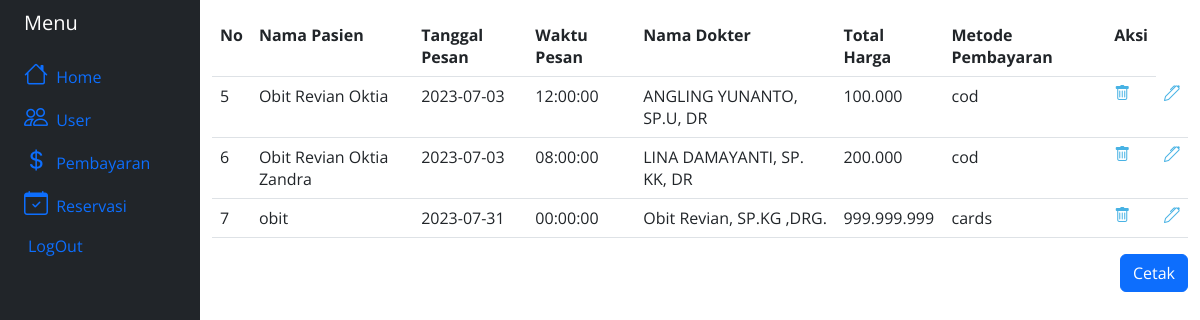
Screenshot of /crudPembayaran.php with the database file from the repository.
### tables this page shows
CREATE TABLE `pembayaran` (
  `id` int(10) NOT NULL,
  `nama` varchar(100) NOT NULL,
  `tanggal` date NOT NULL,
  `waktu` time NOT NULL,
  `dokter` varchar(100) NOT NULL,
  `harga` varchar(50) NOT NULL,
  `metode` varchar(100) NOT NULL
);

### crudPembayaran.php (the view, shortened to what this page needs)
<html lang="en">
    <head>
        <link href="assets/vendor/aos/aos.css" rel="stylesheet">
        <link href="assets/vendor/bootstrap/css/bootstrap.min.css" rel="stylesheet">
        <link href="assets/vendor/bootstrap-icons/bootstrap-icons.css" rel="stylesheet">
        <link href="assets/vendor/boxicons/css/boxicons.min.css" rel="stylesheet">
        <link href="assets/vendor/glightbox/css/glightbox.min.css" rel="stylesheet">
        <link href="assets/vendor/remixicon/remixicon.css" rel="stylesheet">
        <link href="assets/vendor/swiper/swiper-bundle.min.css" rel="stylesheet">
        <link href="assets/css/style.css" rel="stylesheet">
    </head>
    <body>
        <div class="container-fluid">
            <div class="row flex-nowrap">
                <div class="col-auto col-md-3 col-xl-2 px-sm-2 px-0 bg-dark">
                    <div class="d-flex flex-column align-items-center align-items-sm-start px-3 pt-2 text-white min-vh-100">
                        <a href="/" class="d-flex align-items-center pb-3 mb-md-0 me-md-auto text-white text-decoration-none">
                            <span class="fs-5 d-none d-sm-inline">Menu</span>
                        </a>
                        <ul class="nav nav-pills flex-column mb-sm-auto mb-0 align-items-center align-items-sm-start" id="menu">
                            <li class="nav-item">
                                <a href="crud.php" class="nav-link align-middle px-0">
                                    <i class="fs-4 bi-house"></i> <span class="ms-1 d-none d-sm-inline">Home</span>
                                </a>
                            </li>
                            <li>
                                <a href="crudUser.php" data-bs-toggle="collapse" class="nav-link px-0 align-middle ">
                                    <i class="fs-4 bi-people"></i> <span class="ms-1 d-none d-sm-inline">User</span> </a>
                            </li>
                            <li>
                                <a href="crudPembayaran.php" data-bs-toggle="collapse" class="nav-link px-0 align-middle">
                                    <i class="fs-4 bi-currency-dollar"></i></i> <span class="ms-1 d-none d-sm-inline">Pembayaran</span> </a>
                            </li>
                            <li>
                                <a href="crudReservasi.php" data-bs-toggle="collapse" class="nav-link px-0 align-middle">
                                    <i class="fs-4 bi-calendar-check"></i></i> <span class="ms-1 d-none d-sm-inline">Reservasi</span> </a>
                            </li>
                            <li>
                                <a href="logout.php" data-bs-toggle="collapse" class="nav-link px-0 align-middle">
                                    </i> <span class="ms-1 d-none d-sm-inline">LogOut</span> </a>
                            </li>
                        </ul>
                    </div>
                </div>
                <div class="col py-3">
                    <table class="table">
                        <tr>
                            <th>No</th>
                            <th>Nama Pasien</th>
                            <th>Tanggal Pesan</th>
                            <th>Waktu Pesan</th>
                            <th>Nama Dokter</th>
                            <th>Total Harga</th>
                            <th>Metode Pembayaran</th>
                            <th>Aksi</th>
                        </tr>
                        <?php
                            include 'koneksi.php';
                            $sql = "SELECT * FROM pembayaran";
                            $result = $conn -> query($sql);
                            while($row = $result -> fetch_assoc()){
                                echo "<tr>
                                    <td>".$row["id"]."</td>
                                    <td>".$row['nama']."</td>
                                    <td>".$row["tanggal"]."</td>
                                    <td>".$row["waktu"]."</td>
                                    <td>".$row["dokter"]."</td>
                                    <td>".$row["harga"]."</td>
                                    <td>".$row["metode"]."</td>
                                    <td><a href='hapusPembayaran.php?id=".$row['id']."'><i class='bi-trash'></i></a></td>
                                    <td><a href='editFormPembayaran.php?id=".$row['id']."'><i class='bi-pen'></i></a></td>
                                </tr>";
                            }
                        ?>
                    </table>
                    <a href="tampilPembayaran.php">
                            <button type="button" class="btn btn-primary float-end">Cetak</button>
                    </a>
                </div>
            </div>
        </div>
    </body>
</html>

### assets/css/style.css (style rules this page uses)
body { font-family: "Open Sans", sans-serif; color: #444444; }
a { color: #47b2e4; text-decoration: none; }

### rows the page displays
pembayaran: id "5", nama "Obit Revian Oktia", tanggal "2023-07-03", waktu "12:00:00", dokter "ANGLING YUNANTO, SP.U, DR", harga "100.000", metode "cod"
pembayaran: id "6", nama "Obit Revian Oktia Zandra", tanggal "2023-07-03", waktu "08:00:00", dokter "LINA DAMAYANTI, SP. KK, DR", harga "200.000", metode "cod"
pembayaran: id "7", nama "obit", tanggal "2023-07-31", waktu "00:00:00", dokter "Obit Revian, SP.KG ,DRG.", harga "999.999.999", metode "cards"
